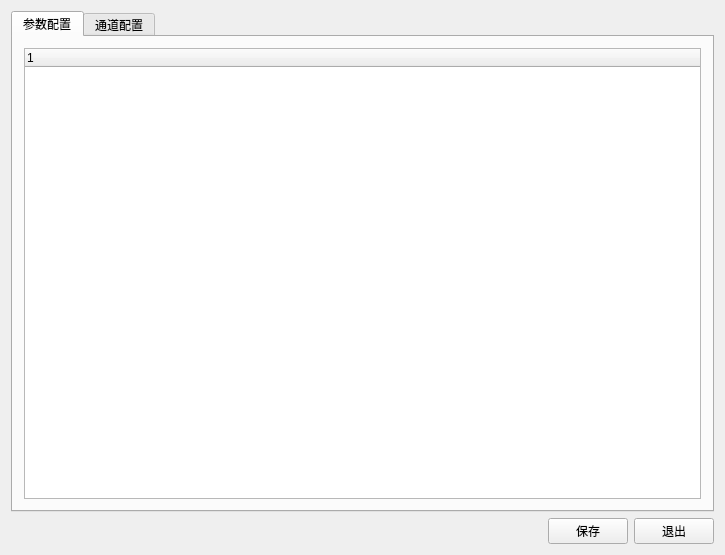
<?xml version="1.0" encoding="UTF-8"?>
<ui version="4.0">
 <class>SettingDialog</class>
 <widget class="QWidget" name="SettingDialog">
  <property name="geometry">
   <rect>
    <x>0</x>
    <y>0</y>
    <width>725</width>
    <height>555</height>
   </rect>
  </property>
  <property name="windowTitle">
   <string>设置</string>
  </property>
  <layout class="QVBoxLayout" name="verticalLayout">
   <item>
    <widget class="QTabWidget" name="tabWidget">
     <property name="styleSheet">
      <string notr="true">font: 12px &quot;华文楷体&quot;;</string>
     </property>
     <property name="currentIndex">
      <number>0</number>
     </property>
     <widget class="QWidget" name="paramTab">
      <attribute name="icon">
       <iconset resource="MainWindow.qrc">
        <normaloff>:/MainWindow/Resources/images/statistics.ico</normaloff>:/MainWindow/Resources/images/statistics.ico</iconset>
      </attribute>
      <attribute name="title">
       <string>参数配置</string>
      </attribute>
      <layout class="QVBoxLayout" name="verticalLayout_2">
       <item>
        <widget class="utility::QTreeWidgetEx" name="treeWidget">
         <column>
          <property name="text">
           <string notr="true">1</string>
          </property>
         </column>
        </widget>
       </item>
      </layout>
     </widget>
     <widget class="QWidget" name="channelTab">
      <attribute name="icon">
       <iconset resource="MainWindow.qrc">
        <normaloff>:/MainWindow/Resources/images/statistics.ico</normaloff>:/MainWindow/Resources/images/statistics.ico</iconset>
      </attribute>
      <attribute name="title">
       <string>通道配置</string>
      </attribute>
     </widget>
    </widget>
   </item>
   <item>
    <layout class="QHBoxLayout" name="horizontalLayout">
     <item>
      <spacer name="horizontalSpacer">
       <property name="orientation">
        <enum>Qt::Horizontal</enum>
       </property>
       <property name="sizeHint" stdset="0">
        <size>
         <width>40</width>
         <height>20</height>
        </size>
       </property>
      </spacer>
     </item>
     <item>
      <widget class="QPushButton" name="saveButton">
       <property name="text">
        <string>保存</string>
       </property>
       <property name="icon">
        <iconset resource="MainWindow.qrc">
         <normaloff>:/MainWindow/Resources/images/new_save.ico</normaloff>:/MainWindow/Resources/images/new_save.ico</iconset>
       </property>
      </widget>
     </item>
     <item>
      <widget class="QPushButton" name="exitButton">
       <property name="text">
        <string>退出</string>
       </property>
       <property name="icon">
        <iconset resource="MainWindow.qrc">
         <normaloff>:/MainWindow/Resources/images/quit.ico</normaloff>:/MainWindow/Resources/images/quit.ico</iconset>
       </property>
      </widget>
     </item>
    </layout>
   </item>
  </layout>
 </widget>
 <layoutdefault spacing="6" margin="11"/>
 <customwidgets>
  <customwidget>
   <class>utility::QTreeWidgetEx</class>
   <extends>QTreeWidget</extends>
   <header location="global">Utility/Control/QTreeWidgetex.h</header>
  </customwidget>
 </customwidgets>
 <resources>
  <include location="MainWindow.qrc"/>
 </resources>
 <connections/>
</ui>
